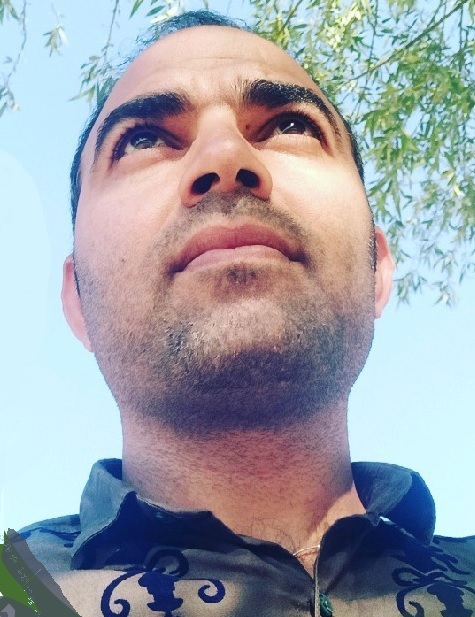
#> input picture images/Vehid.jpg, 475 x 617 px
$ python -i extendedSegmentation.py   (imports and definitions only)   (older library calls are emulated)
#> lines starting #> are read from the running program, lines starting #| are printed output that depends on the picture; after the words box and inside, x2 and y2 are one past the last pixel; in counts of white or black regions, pixels touching at a corner belong together
#> further down, picture is the input picture: shape (617, 475, 3); mean B, G, R 168.7, 160.2, 157.4
import numpy as np
import cv2
import matplotlib.pyplot as plt


# [65 lines left out: functions canny, sobel, laplacian, prewitt, not called in this run]

def region_seg(image , thresholdFactor = 0.01):

#> called with thresholdFactor = 0.01
    img = np.copy(image)
    imgShape = image.shape
#> imgShape = (617, 475, 3)
    gray = image
    if len(imgShape) == 3:
        gray = cv2.cvtColor(image, cv2.COLOR_BGR2GRAY)
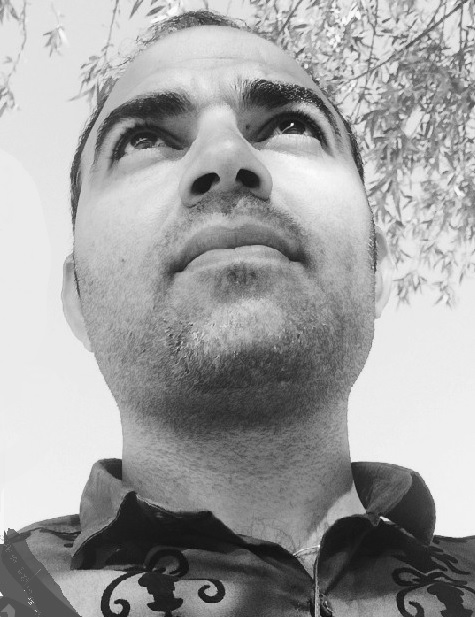
#> gray: shape (617, 475); min 13, max 253, mean 160.3

    # Apply thresholding to create a binary image
    ret, thresh = cv2.threshold(gray, 0, 255, cv2.THRESH_BINARY_INV+cv2.THRESH_OTSU)
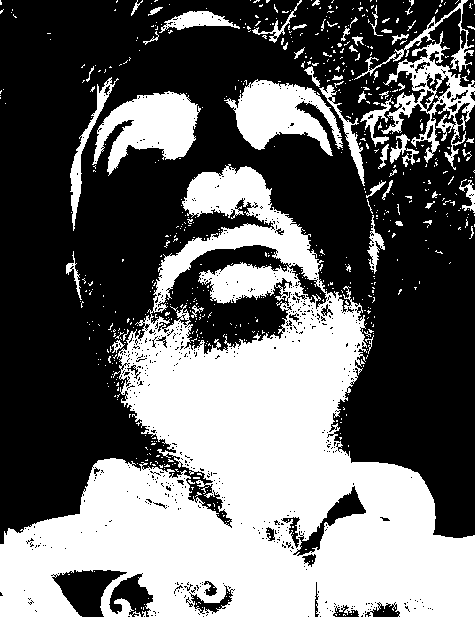
#> thresh: shape (617, 475); 40.7% white; 658 white regions (603 under 20 px), largest, box (x1, y1, x2, y2) and area: (0, 164, 475, 617) 96969, (92, 91, 201, 176) 4957, (224, 79, 343, 156) 4705
#> ret = 149

    # Apply morphological operations to remove noise and fill holes
    kernel = np.ones((3,3), np.uint8)
    opening = cv2.morphologyEx(thresh, cv2.MORPH_OPEN, kernel, iterations=2)
#> opening: shape (617, 475); 34.9% white; 55 white regions (2 under 20 px), largest, box (x1, y1, x2, y2) and area: (0, 298, 475, 617) 79837, (157, 167, 318, 289) 6920, (95, 93, 197, 171) 4708
    sure_bg = cv2.dilate(opening, kernel, iterations=3)
#> sure_bg: shape (617, 475); 42.6% white; 20 white regions, largest, box (x1, y1, x2, y2) and area: (0, 295, 475, 617) 90251, (154, 164, 321, 306) 12848, (227, 78, 367, 179) 7182
    dist_transform = cv2.distanceTransform(opening, cv2.DIST_L2, 5)
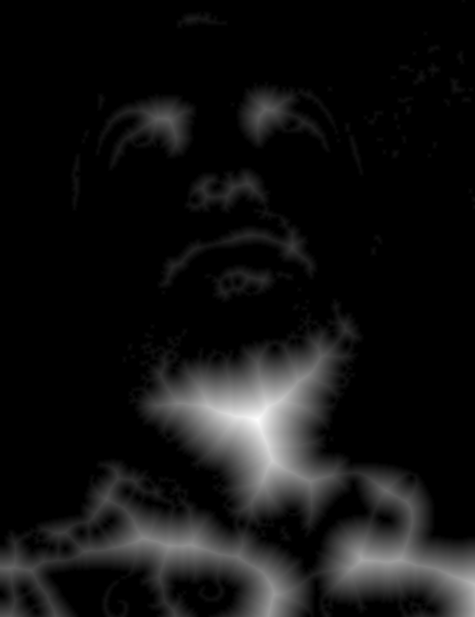
#> dist_transform: shape (617, 475) float32; min 0, max 67.53, mean 5; drawn with min black and max white
    ret, sure_fg = cv2.threshold(dist_transform, thresholdFactor*dist_transform.max(), 255, 0)
#> ret = 0.675
    sure_fg = np.uint8(sure_fg)
    unknown = cv2.subtract(sure_bg, sure_fg)
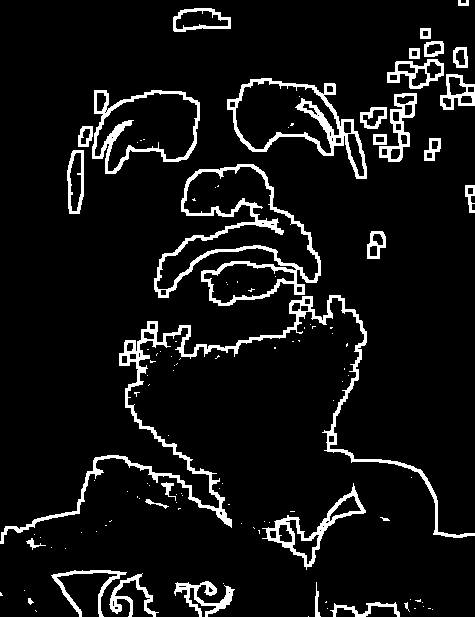
#> unknown: shape (617, 475); 7.7% white; 117 white regions (85 under 20 px), largest, box (x1, y1, x2, y2) and area: (0, 295, 475, 544) 5668, (154, 164, 321, 306) 3846, (227, 78, 367, 179) 2333

    # Apply the watershed algorithm to segment the image
    markers = cv2.connectedComponents(sure_fg)[1]
#> markers: shape (617, 475) int32; 56 distinct labels, from 0 to 55
    markers += 1
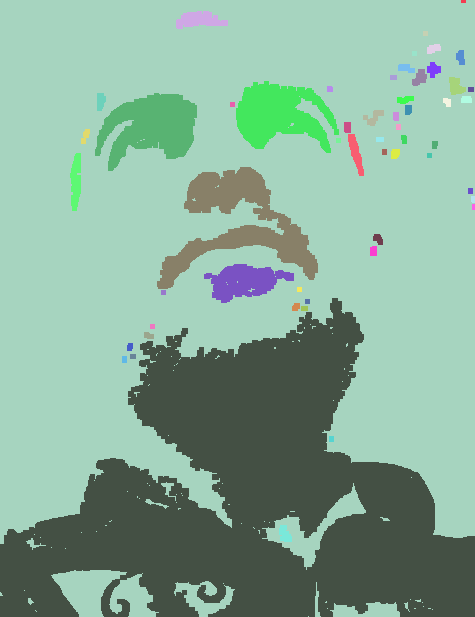
#> markers: shape (617, 475) int32; 56 distinct labels, from 1 to 56; one colour per label, 0 black
    markers[unknown==255] = 0

    if img.shape[-1] != 3:
        img = cv2.cvtColor(img, cv2.COLOR_GRAY2BGR)

    # Convert the image to the correct data type, if needed
    if img.dtype != np.uint8:
        img = img.astype(np.uint8)
    markers = cv2.watershed(img, markers)
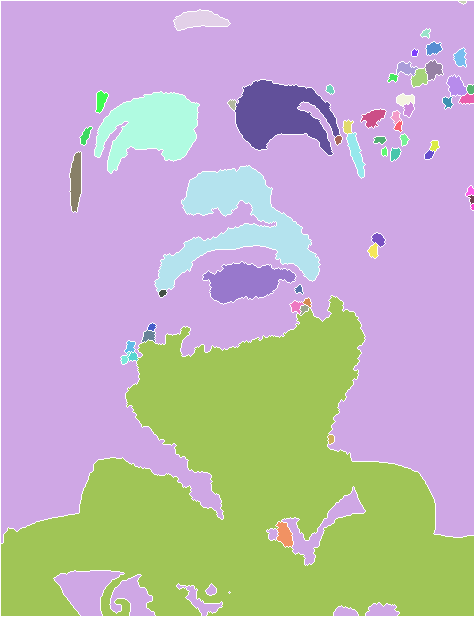
#> markers: shape (617, 475) int32; 57 distinct labels, from -1 to 56; one colour per label, 0 black, -1 white

    # Apply color mapping to visualize the segmentation
    colors = np.random.randint(0, 255, (len(np.unique(markers)), 3))
#> colors = 57 rows, first 8: [172, 47, 117], [192, 67, 251], [195, 103, 9], [211, 21, 242], [36, 87, 70], [216, 88, 140], [58, 193, 230], [39, 87, 174]
    color_map = np.zeros((img.shape[0], img.shape[1], 3), dtype=np.uint8)
    for i, c in enumerate(colors):
        color_map[markers == i+1] = c
#> this loop made 57 passes
#> c on passes 1 to 12: [172, 47, 117], [192, 67, 251], [195, 103, 9], [211, 21, 242], [36, 87, 70], [216, 88, 140], [58, 193, 230], [39, 87, 174], [88, 81, 165], [25, 77, 72], [9, 148, 115], [208, 243, 197]
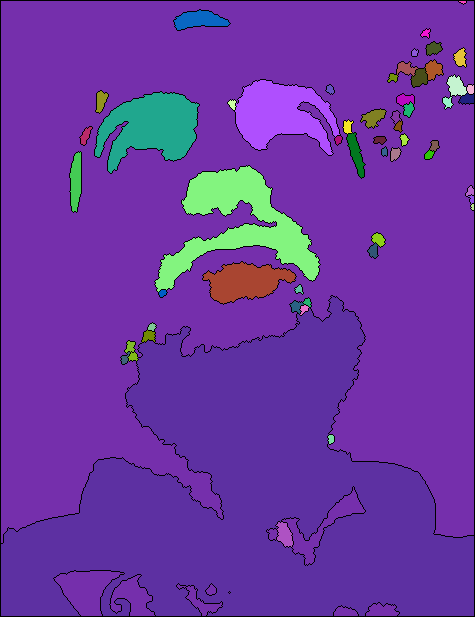
#> color_map: shape (617, 475, 3); mean of channels 0, 1, 2 162.1, 55.4, 107.3; drawn as B, G, R

    return color_map

# [64 lines left out: function region_segmentation, not called in this run]

>>> import cv2
>>> picture = cv2.imread('../images/Vehid.jpg')
>>> result = region_seg(picture)

$ run again, on images/arad.jpg
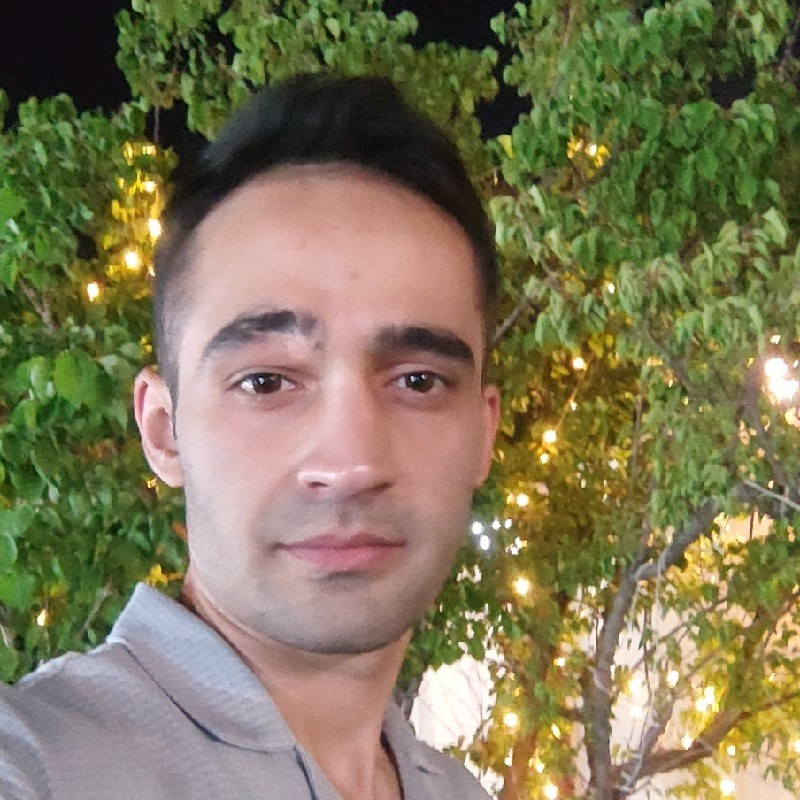
#> input picture images/arad.jpg, 800 x 800 px
#> picture is the input picture: shape (800, 800, 3); mean B, G, R 87.3, 119.5, 127.1
#> in region_seg, `ret, thresh = cv2.threshold(gray, 0, 255, cv2.THRESH_BINARY_INV+cv2.TH..`:
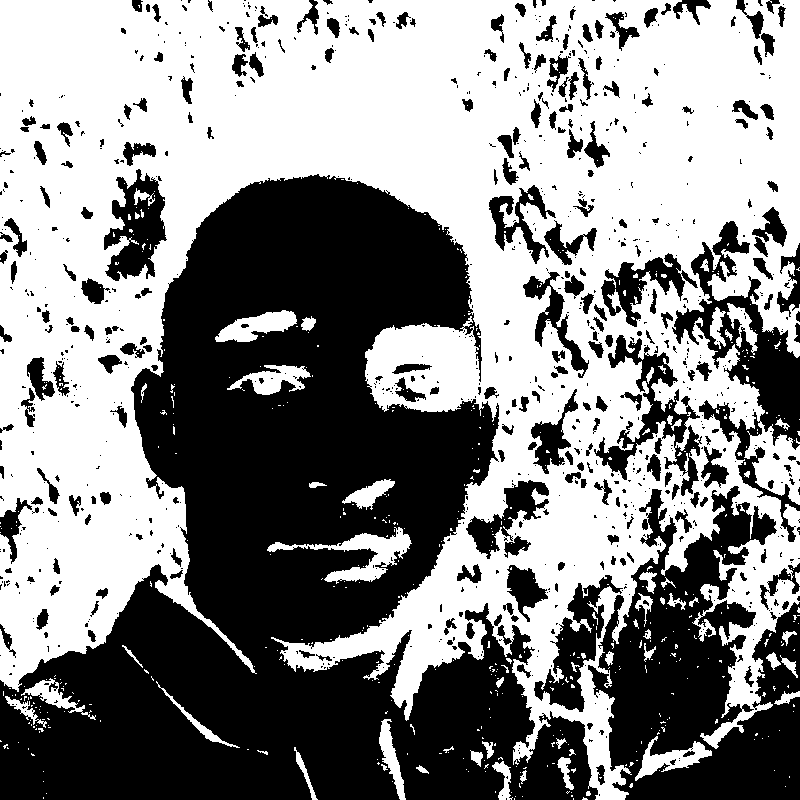
#> thresh: shape (800, 800); 54% white; 904 black regions (641 under 20 px), largest, box (x1, y1, x2, y2) and area: (0, 174, 598, 800) 193770, (588, 486, 800, 800) 37898, (672, 221, 800, 542) 10989
#> in region_seg, `ret, thresh = cv2.threshold(gray, 0, 255, cv2.THRESH_BINARY_INV+cv2.TH..`: ret = 121
#> opening: shape (800, 800); 50.9% white; 388 black regions (236 under 20 px), largest, box (x1, y1, x2, y2) and area: (0, 174, 600, 800) 202108, (534, 207, 800, 800) 73095, (104, 169, 167, 281) 4297
#> sure_bg: shape (800, 800); 62.4% white; 152 black regions (78 under 20 px), largest, box (x1, y1, x2, y2) and area: (0, 178, 594, 800) 181641, (538, 493, 800, 800) 36206, (677, 225, 800, 457) 6745
#> in region_seg, `ret, sure_fg = cv2.threshold(dist_transform, thresholdFactor*dist_tran..`: ret = 0.985
#> unknown: shape (800, 800); 11.5% white; 414 white regions (236 under 20 px), largest, box (x1, y1, x2, y2) and area: (534, 207, 800, 800) 23700, (0, 174, 600, 800) 13124, (489, 185, 597, 265) 2152
#> colors = 94 rows, first 8: [172, 47, 117], [192, 67, 251], [195, 103, 9], [211, 21, 242], [36, 87, 70], [216, 88, 140], [58, 193, 230], [39, 87, 174]
#> the loop in region_seg, `for i, c in enumerate(colors):` made 94 passes
#> after the loop in region_seg, `for i, c in enumerate(colors):`:
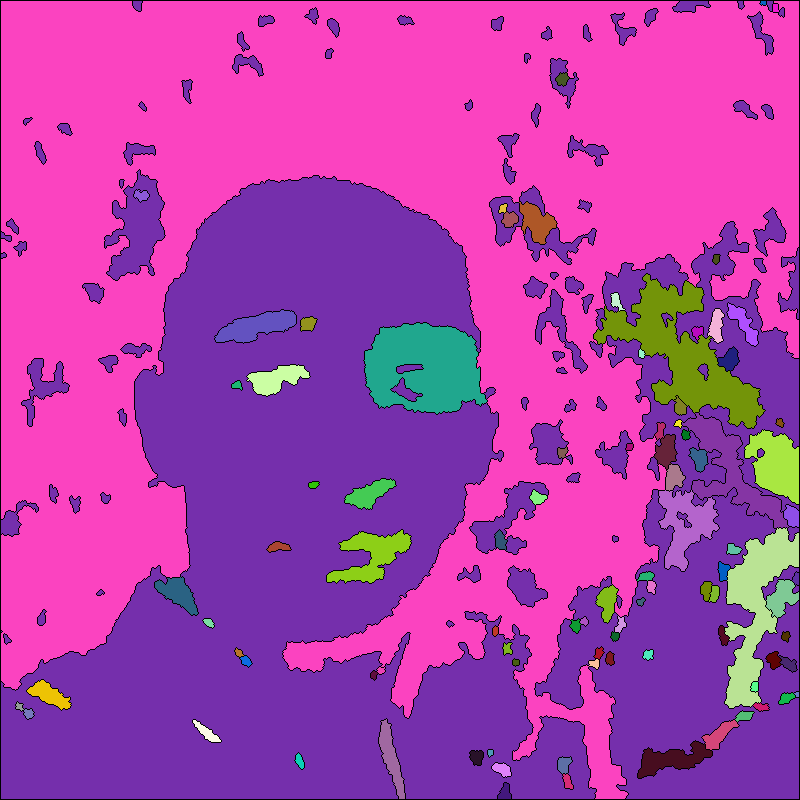
#> color_map: shape (800, 800, 3); mean of channels 0, 1, 2 170.9, 63, 176.6; drawn as B, G, R

$ run again, on images/family.jpg
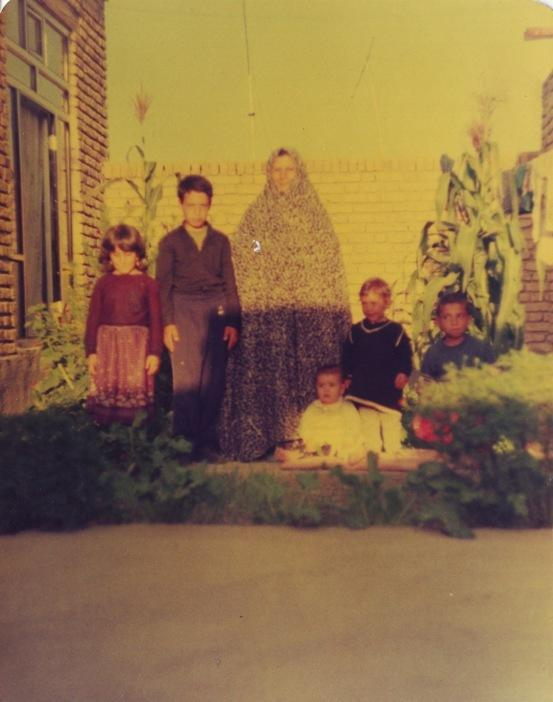
#> input picture images/family.jpg, 553 x 702 px
#> picture is the input picture: shape (702, 553, 3); mean B, G, R 73.1, 112.2, 142.6
#> in region_seg, `ret, thresh = cv2.threshold(gray, 0, 255, cv2.THRESH_BINARY_INV+cv2.TH..`:
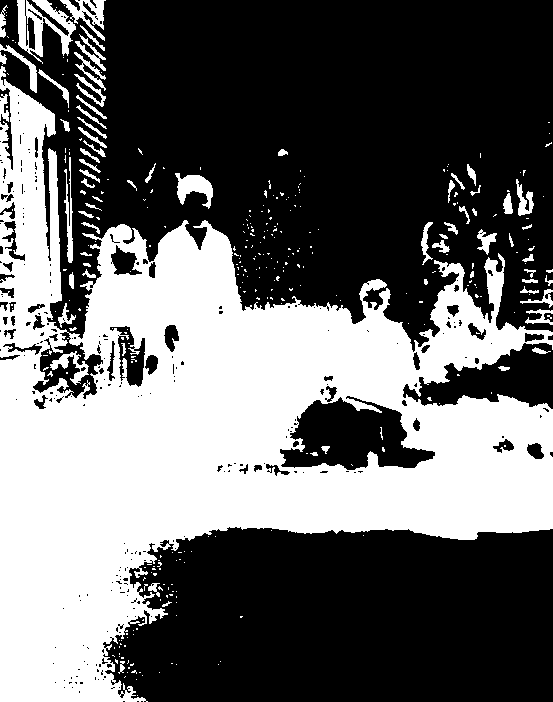
#> thresh: shape (702, 553); 40.6% white; 342 white regions (273 under 20 px), largest, box (x1, y1, x2, y2) and area: (0, 66, 553, 702) 147252, (17, 0, 76, 64) 1587, (175, 173, 213, 209) 706
#> in region_seg, `ret, thresh = cv2.threshold(gray, 0, 255, cv2.THRESH_BINARY_INV+cv2.TH..`: ret = 109
#> opening: shape (702, 553); 37.6% white; 61 white regions (1 under 20 px), largest, box (x1, y1, x2, y2) and area: (0, 221, 553, 702) 128995, (0, 83, 62, 348) 10220, (178, 175, 213, 201) 615
#> sure_bg: shape (702, 553); 43.8% white; 23 white regions, largest, box (x1, y1, x2, y2) and area: (0, 61, 553, 702) 161305, (14, 0, 86, 58) 2792, (175, 172, 216, 204) 1056
#> in region_seg, `ret, sure_fg = cv2.threshold(dist_transform, thresholdFactor*dist_tran..`: ret = 1.13
#> unknown: shape (702, 553); 8.3% white; 97 white regions (48 under 20 px), largest, box (x1, y1, x2, y2) and area: (0, 61, 553, 413) 15731, (94, 526, 553, 702) 3595, (253, 375, 436, 477) 2611
#> colors = 66 rows, first 8: [172, 47, 117], [192, 67, 251], [195, 103, 9], [211, 21, 242], [36, 87, 70], [216, 88, 140], [58, 193, 230], [39, 87, 174]
#> the loop in region_seg, `for i, c in enumerate(colors):` made 66 passes
#> after the loop in region_seg, `for i, c in enumerate(colors):`:
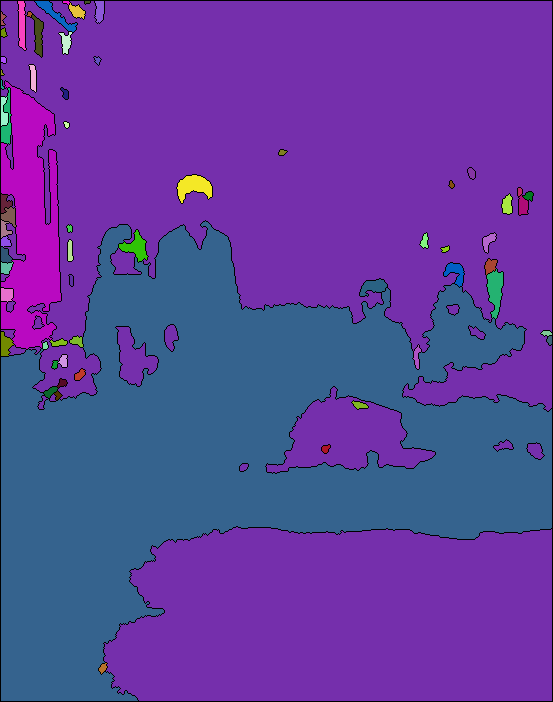
#> color_map: shape (702, 553, 3); mean of channels 0, 1, 2 157.6, 63.9, 94.9; drawn as B, G, R

$ run again, on images/family2.jpg
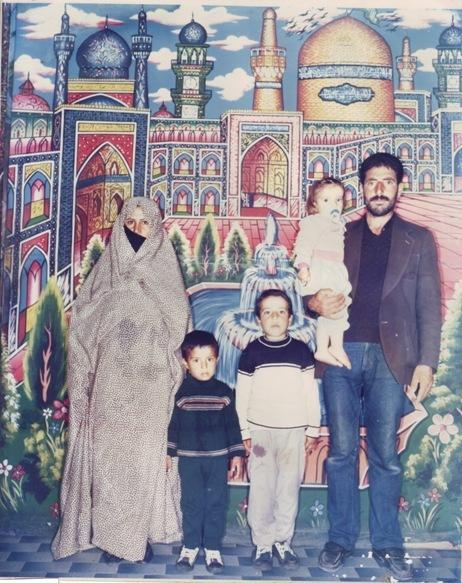
#> input picture images/family2.jpg, 462 x 583 px
#> picture is the input picture: shape (583, 462, 3); mean B, G, R 153, 141.8, 144.6
#> thresh: shape (583, 462); 47.3% white; 1471 white regions (1364 under 20 px), largest, box (x1, y1, x2, y2) and area: (0, 3, 462, 583) 98227, (73, 143, 132, 301) 3892, (57, 109, 148, 272) 3546
#> in region_seg, `ret, thresh = cv2.threshold(gray, 0, 255, cv2.THRESH_BINARY_INV+cv2.TH..`: ret = 141
#> opening: shape (583, 462); 37.1% white; 121 white regions, largest, box (x1, y1, x2, y2) and area: (0, 198, 461, 583) 66343, (0, 43, 62, 334) 4764, (63, 9, 175, 80) 3723
#> sure_bg: shape (583, 462); 52% white; 48 black regions (18 under 20 px), largest, box (x1, y1, x2, y2) and area: (12, 0, 462, 562) 111768, (230, 366, 325, 550) 10774, (12, 123, 59, 213) 1592
#> in region_seg, `ret, sure_fg = cv2.threshold(dist_transform, thresholdFactor*dist_tran..`: ret = 0.458
#> unknown: shape (583, 462); 14.9% white; 109 white regions (51 under 20 px), largest, box (x1, y1, x2, y2) and area: (0, 0, 462, 583) 26119, (0, 559, 443, 583) 1909, (248, 286, 323, 325) 960
#> colors = 124 rows, first 8: [172, 47, 117], [192, 67, 251], [195, 103, 9], [211, 21, 242], [36, 87, 70], [216, 88, 140], [58, 193, 230], [39, 87, 174]
#> the loop in region_seg, `for i, c in enumerate(colors):` made 124 passes
#> after the loop in region_seg, `for i, c in enumerate(colors):`:
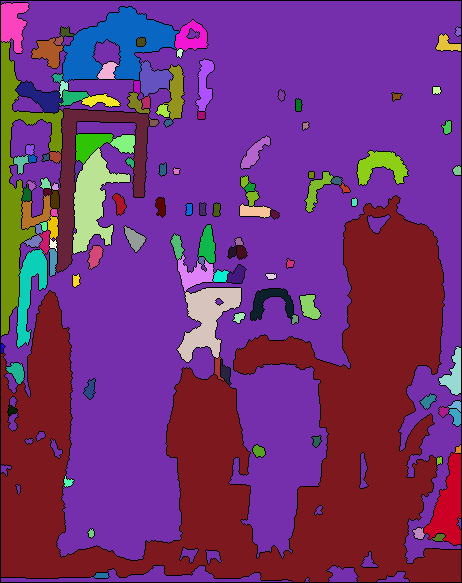
#> color_map: shape (583, 462, 3); mean of channels 0, 1, 2 117.8, 50.7, 114.4; drawn as B, G, R
